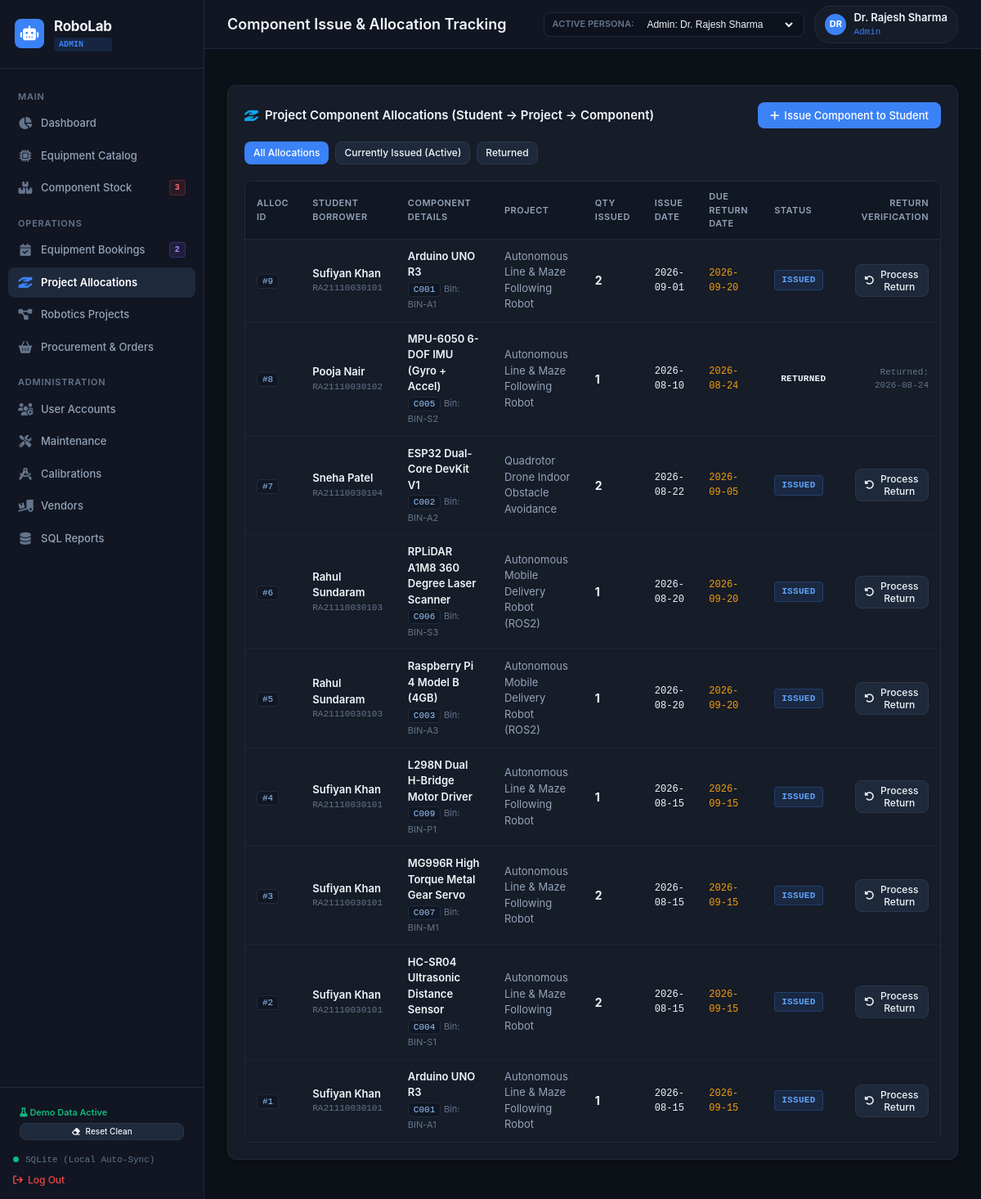
The page /allocations on the database as committed earlier.
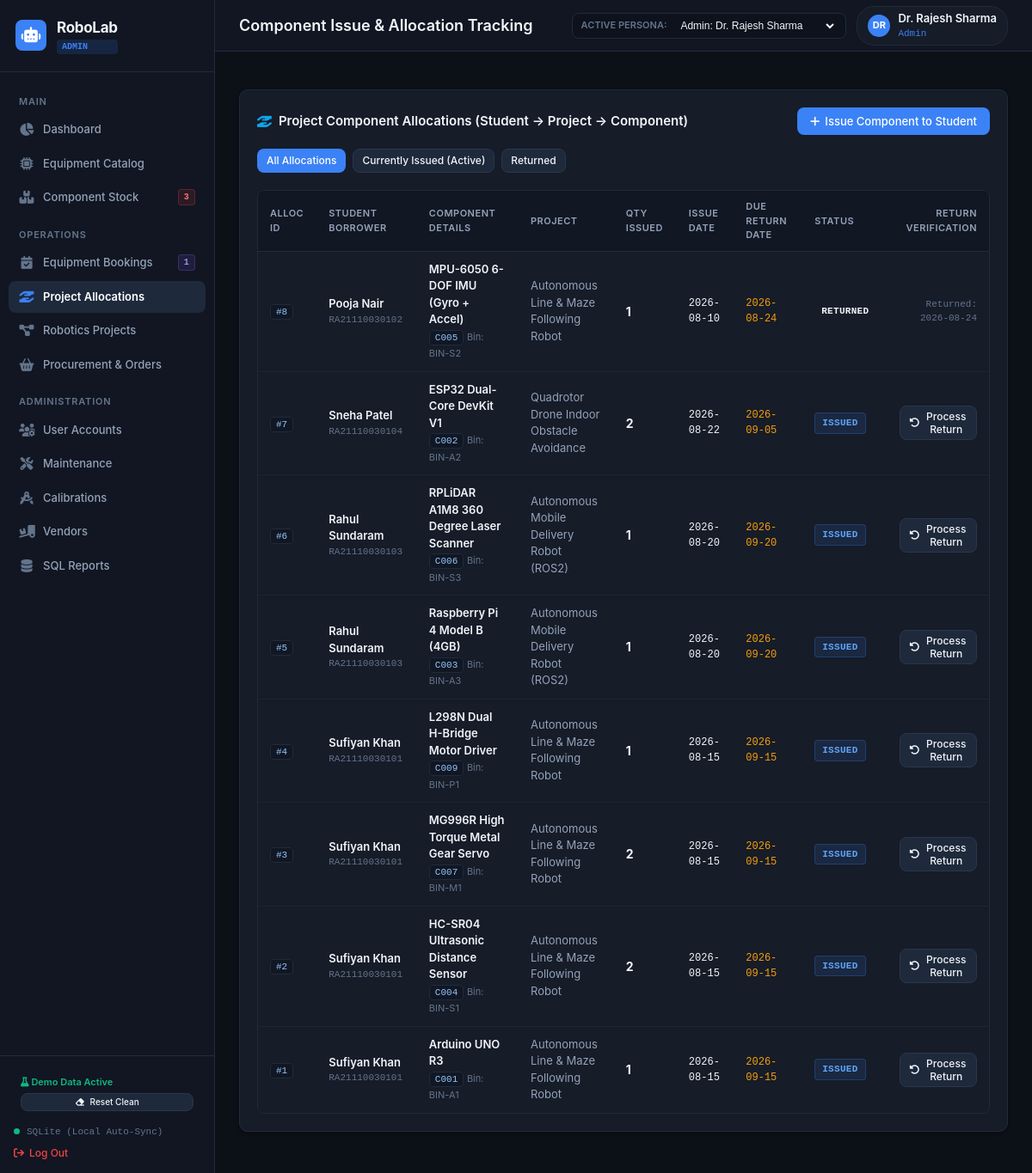
The same page on the database as committed later.
### tables this page shows
CREATE TABLE EQUIPMENT_ALLOCATION (
    allocation_id INTEGER PRIMARY KEY AUTOINCREMENT,
    component_id TEXT NOT NULL,
    user_id INTEGER NOT NULL,
    project_id INTEGER NOT NULL,
    quantity INTEGER NOT NULL CHECK (quantity > 0),
    issue_date TEXT NOT NULL,
    expected_return_date TEXT NOT NULL,
    actual_return_date TEXT,
    status TEXT CHECK(status IN ('Issued', 'Returned', 'Partially Returned', 'Overdue', 'Lost')) DEFAULT 'Issued',
    remarks TEXT,
    created_at DATETIME DEFAULT CURRENT_TIMESTAMP,
    FOREIGN KEY (component_id) REFERENCES COMPONENTS(component_id),
    FOREIGN KEY (user_id) REFERENCES USERS(user_id),
    FOREIGN KEY (project_id) REFERENCES PROJECTS(project_id)
);

CREATE TABLE USERS (
    user_id INTEGER PRIMARY KEY AUTOINCREMENT,
    role_id INTEGER NOT NULL,
    full_name TEXT NOT NULL,
    email TEXT NOT NULL UNIQUE,
    password_hash TEXT DEFAULT 'pbkdf2:sha256:default_hash',
    roll_number TEXT UNIQUE,
    phone TEXT,
    department TEXT DEFAULT 'Robotics & Automation',
    created_at DATETIME DEFAULT CURRENT_TIMESTAMP,
    FOREIGN KEY (role_id) REFERENCES ROLES(role_id)
);

CREATE TABLE COMPONENTS (
    component_id TEXT PRIMARY KEY,
    component_name TEXT NOT NULL,
    category_id INTEGER NOT NULL,
    total_quantity INTEGER NOT NULL CHECK (total_quantity >= 0),
    available_quantity INTEGER NOT NULL CHECK (available_quantity >= 0),
    minimum_stock INTEGER NOT NULL DEFAULT 5 CHECK (minimum_stock >= 0),
    unit_cost REAL DEFAULT 0.00 CHECK (unit_cost >= 0),
    storage_bin TEXT,
    specifications TEXT,
    created_at DATETIME DEFAULT CURRENT_TIMESTAMP,
    FOREIGN KEY (category_id) REFERENCES COMPONENT_CATEGORIES(category_id)
);

CREATE TABLE PROJECTS (
    project_id INTEGER PRIMARY KEY AUTOINCREMENT,
    project_name TEXT NOT NULL,
    guide_faculty_id INTEGER,
    start_date TEXT NOT NULL,
    end_date TEXT,
    status TEXT CHECK(status IN ('Active', 'Completed', 'On Hold')) DEFAULT 'Active',
    description TEXT,
    created_at DATETIME DEFAULT CURRENT_TIMESTAMP,
    FOREIGN KEY (guide_faculty_id) REFERENCES USERS(user_id)
);

### app.py (the view)
@app.route('/allocations')
@login_required
def allocations_list():
    status_filter = request.args.get('status', '')
    user = get_current_user()
    sql = """
        SELECT ea.*, c.component_name, c.storage_bin, u.full_name AS student_name, u.roll_number,
               p.project_name
        FROM EQUIPMENT_ALLOCATION ea
        JOIN COMPONENTS c ON ea.component_id = c.component_id
        JOIN USERS u ON ea.user_id = u.user_id
        JOIN PROJECTS p ON ea.project_id = p.project_id
        WHERE 1=1
    """
    params = []
    if user and user['role_name'] == 'Student':
        sql += " AND ea.user_id = %s"
        params.append(user['user_id'])
    if status_filter:
        sql += " AND ea.status = %s"
        params.append(status_filter)
    sql += " ORDER BY ea.allocation_id DESC"
    allocations = query_db(sql, params)
    components = query_db("SELECT component_id, component_name, available_quantity FROM COMPONENTS WHERE available_quantity > 0 ORDER BY component_name ASC")
    students = query_db("SELECT user_id, full_name, roll_number FROM USERS WHERE role_id = 4 ORDER BY full_name ASC")
    projects = query_db("SELECT project_id, project_name FROM PROJECTS WHERE status = 'Active' ORDER BY project_name ASC")
    return render_template('allocations.html', allocations=allocations, components=components,
                           students=students, projects=projects, selected_status=status_filter)

### app.py (called while the page is built)
def get_current_user():
    user_id = session.get('user_id')
    if not user_id:
        return None
    user = query_db("""
        SELECT u.*, r.role_name
        FROM USERS u
        JOIN ROLES r ON u.role_id = r.role_id
        WHERE u.user_id = %s
    """, [user_id], one=True)
    return user

def login_required(f):
    @wraps(f)
    def decorated_function(*args, **kwargs):
        if 'user_id' not in session:
            first_user = query_db("SELECT u.user_id, r.role_name, u.full_name FROM USERS u JOIN ROLES r ON u.role_id = r.role_id ORDER BY u.user_id ASC LIMIT 1", one=True)
            if first_user:
                session['user_id'] = first_user['user_id']
                session['role_name'] = first_user['role_name']
                session['full_name'] = first_user['full_name']
            else:
                session['user_id'] = 1
                session['role_name'] = 'Admin'
        return f(*args, **kwargs)
    return decorated_function

### db.py (called while the page is built)
def is_using_sqlite():
    global _USING_SQLITE
    return _USING_SQLITE

### templates/allocations.html (shortened to what the changed rows need)
{% extends "layout.html" %}
{% block page_title %}Component Issue &amp; Allocation Tracking{% endblock %}
{% block content %}
<div class="card-section">
    <div class="table-container">
        <table class="table-modern">
            <thead>
                <tr>
                    <th>Alloc ID</th>
                    <th>Student Borrower</th>
                    <th>Component Details</th>
                    <th>Project</th>
                    <th>Qty Issued</th>
                    <th>Issue Date</th>
                    <th>Due Return Date</th>
                    <th>Status</th>
                    <th style="text-align: right;">Return Verification</th>
                </tr>
            </thead>
            <tbody>
                {% for a in allocations %}
                <tr>
                    <td><span class="code-pill">#{{ a.allocation_id }}</span></td>
                    <td>
                        <div style="font-weight: 600;">{{ a.student_name }}</div>
                        <div style="font-size: 11px; color: var(--text-muted); font-family: var(--font-mono);">{{ a.roll_number }}</div>
                    </td>
                    <td>
                        <div style="font-weight: 600;">{{ a.component_name }}</div>
                        <span class="code-pill" style="font-size: 11px;">{{ a.component_id }}</span>
                        {% if a.storage_bin %}
                        <span style="font-size: 11px; color: var(--text-muted);">Bin: {{ a.storage_bin }}</span>
                        {% endif %}
                    </td>
                    <td style="color: var(--text-secondary); max-width: 180px;">{{ a.project_name }}</td>
                    <td style="font-weight: 700; font-size: 14px;">{{ a.quantity }}</td>
                    <td style="font-family: var(--font-mono); font-size: 12px;">{{ a.issue_date }}</td>
                    <td style="font-family: var(--font-mono); font-size: 12px; color: var(--accent-amber);">
                        {{ a.expected_return_date }}
                    </td>
                    <td>
                        <span class="badge badge-{{ a.status.lower() }}">{{ a.status }}</span>
                    </td>
                    <td style="text-align: right;">
                        {% if a.status == 'Issued' %}
                            <button class="btn btn-secondary btn-sm" onclick="openReturnModal('{{ a.allocation_id }}', '{{ a.component_name }}', '{{ a.quantity }}')">
                                <i class="fa-solid fa-rotate-left"></i>
                                <span>Process Return</span>
                            </button>
                        {% else %}
                            <div style="font-size: 11px; color: var(--text-muted); font-family: var(--font-mono);">
                                Returned: {{ a.actual_return_date or 'Yes' }}
                            </div>
                        {% endif %}
                    </td>
                </tr>
                {% else %}
                <tr>
                    <td colspan="9" style="text-align: center; color: var(--text-muted); padding: 30px;">
                        No allocation records found.
                    </td>
                </tr>
                {% endfor %}
            </tbody>
        </table>
    </div>
</div>
{% endblock %}

### templates/layout.html (shortened to what the changed rows need)
<!DOCTYPE html>
<html lang="en">
<head>
    <link rel="stylesheet" href="{{ url_for('static', filename='css/fontawesome.min.css') }}">
    <link rel="stylesheet" href="{{ url_for('static', filename='css/style.css') }}">
</head>
<body>
    <div class="app-container">
        <aside class="sidebar">
            <ul class="nav-menu">
                <li class="nav-item">
                    <a href="{{ url_for('bookings_list') }}" class="nav-link {% if request.endpoint == 'bookings_list' %}active{% endif %}">
                        <i class="fa-solid fa-calendar-check"></i>
                        <span>{% if current_user and current_user.role_name == 'Student' %}My Slot Bookings{% else %}Equipment Bookings{% endif %}</span>
                        {% if pending_bookings_count > 0 and (not current_user or current_user.role_name in ['Admin', 'Faculty']) %}
                            <span class="badge badge-pending" style="margin-left: auto; padding: 1px 6px; font-size: 10px;">{{ pending_bookings_count }}</span>
                        {% endif %}
                    </a>
                </li>
            </ul>
        </aside>
        <div class="main-wrapper">
            <header class="topbar">
                <div class="page-title-group">
                    <h1>{% block page_title %}Robotics Laboratory Management System{% endblock %}</h1>
                </div>
            </header>
            <main class="content-body">
                {% block content %}{% endblock %}
            </main>
        </div>
    </div>
</body>
</html>

Rows that differ between the two databases and show on the page:
removed EQUIPMENT_ALLOCATION: allocation_id "9", student_name "Sufiyan Khan", roll_number "RA21110030101", component_name "Arduino UNO R3", component_id "C001", storage_bin "BIN-A1", project_name "Autonomous Line & Maze Following Robot", quantity "2", issue_date "2026-09-01", expected_return_date "2026-09-20", status "ISSUED"
Other text that changed with them:
{{ pending_bookings_count }}: "2" → "1"
